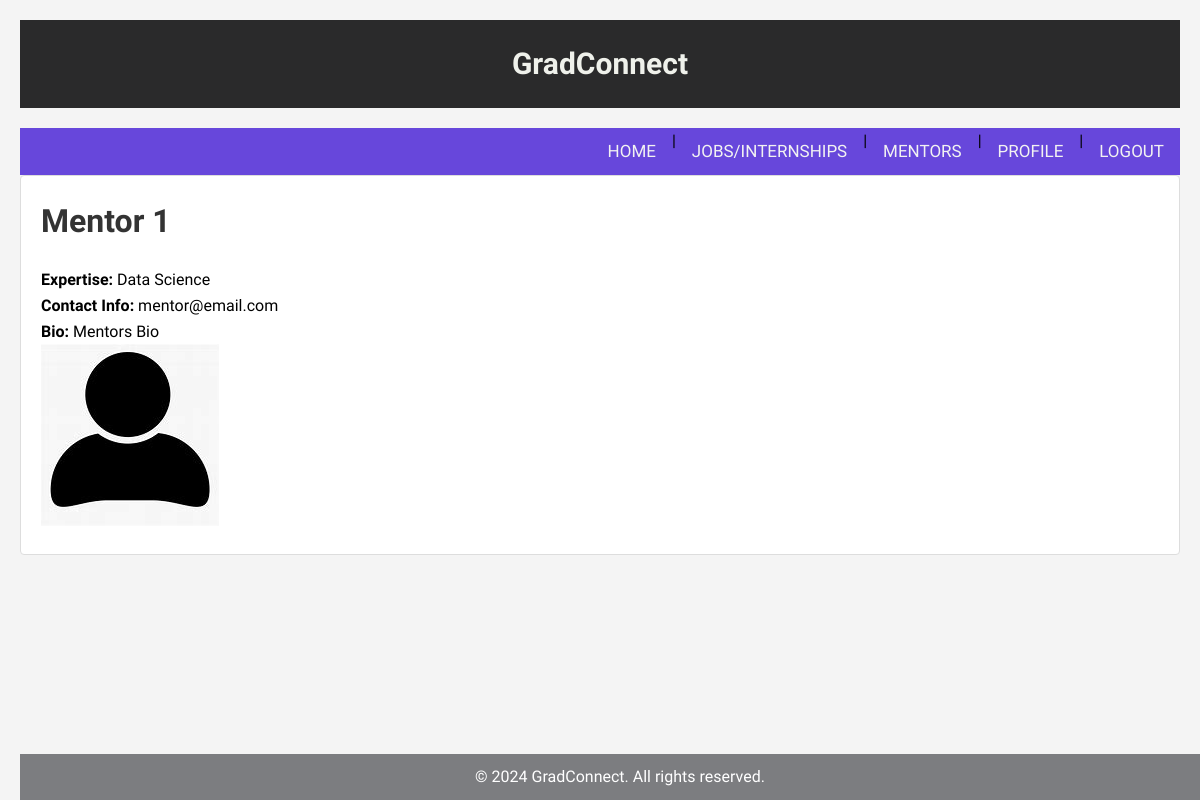
Page /mentors/2/ on the committed database.
### members/models.py (models this page shows, shortened)
class Mentor(models.Model):
    user = models.OneToOneField(User, on_delete=models.CASCADE, null=True, blank=True)
    name = models.CharField(max_length=255)
    expertise = models.CharField(max_length=255)
    contact_info = models.CharField(max_length=255)
    bio = models.TextField(blank=True)
    profile_pic = models.ImageField(upload_to='mentor_profile_pics/', blank=True)

### members/views.py (the view)
# urls.py: path('mentors/<int:id>/', views.mentor_details, name='mentor_details'),
def mentor_details(request, id):
    mentor = get_object_or_404(Mentor, id=id)
    return render(request, 'mentor_details.html', {'mentor': mentor})

### members/templates/mentor_details.html (shortened to what this page needs)
{% extends 'master.html' %}
{% block content %}
    <h1>{{ mentor.name }}</h1>
    <p><strong>Expertise:</strong> {{ mentor.expertise }}</p>
    <p><strong>Contact Info:</strong> {{ mentor.contact_info }}</p>
    {% if mentor.bio %}
        <p><strong>Bio:</strong> {{ mentor.bio }}</p>
    {% endif %}
    {% if mentor.profile_pic %}
        <img src="{{ mentor.profile_pic.url }}" alt="Profile Picture">
    {% endif %}
{% endblock %}

### mystaticfiles/mystyles.css (style rules this page uses)
* { margin: 0; padding: 0; box-sizing: border-box; }
body { font-family: 'Source Sans Pro', Arial, sans-serif; line-height: 1.6; background-color: #f4f4f4; padding: 20px; }
h1 { font-size: 2em; margin-bottom: 20px; color: #333; text-align: left }

### rows in the picture
Mentor: name "Mentor 1", expertise "Data Science", contact_info "mentor@email.com", bio "Mentors Bio", profile_pic (picture)
